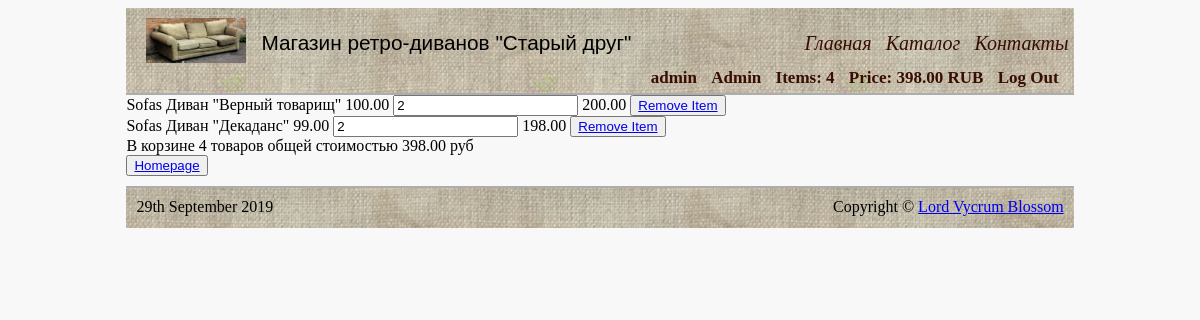
/basket/ (signed in), run on the app's committed database.
### authapp/models.py (models this page shows, shortened)
class ShopUser(AbstractUser):
    avatar = models.ImageField(upload_to='users_avatars', null=True, blank=True)
    age = models.PositiveIntegerField(verbose_name='Age', null=True, blank=True)
    def __str__(self):
        return self.username

### basketapp/models.py (models this page shows)
class Basket(models.Model):
    user = models.ForeignKey(settings.AUTH_USER_MODEL, on_delete=models.CASCADE, related_name='basket')
    product = models.ForeignKey(Product, on_delete=models.CASCADE)
    quantity = models.PositiveIntegerField(verbose_name='количество', default=0)
    add_datetime = models.DateTimeField(verbose_name='время', auto_now_add=True)
    @property
    def cost(self):
        return self.quantity * self.product.price

### mainapp/models.py (models this page shows, shortened)
class Product(models.Model):
    class Meta:
        verbose_name = 'Product'
        verbose_name_plural = 'Products'
    name = models.CharField(verbose_name='Product name', max_length=128)
    category = models.ForeignKey(ProductCategory, on_delete=models.CASCADE, related_name='category')
    small_image = models.ImageField(verbose_name='Catalog image', upload_to='products_images', blank=True)
    full_image = models.ImageField(verbose_name='Detail image', upload_to='products_images', blank=True)
    short_desc = models.CharField(verbose_name='Short description', max_length=100, blank=True)
    full_desc = models.TextField(verbose_name='Full description', blank=True)
    price = models.DecimalField(verbose_name='Price', max_digits=8, decimal_places=2, default=0)
    quantity = models.PositiveIntegerField(verbose_name='Stock quantity', default=0)

class ProductCategory(models.Model):
    class Meta:
        verbose_name = 'Product Category'
        verbose_name_plural = 'Product Categories'
    name = models.CharField(verbose_name="category name", max_length=100)
    description = models.CharField(verbose_name='category description', max_length=1000, null=True, blank=True)

### basketapp/views.py (the view)
# urls.py: path('', basketapp.basket, name='view'),
@login_required
def basket(request):
    return render(request, 'basketapp/basket.html')

### mainapp/context__processors.py (called while the page is built)
def get_categories(request):
    return {'all_categories': ProductCategory.objects.all()}

def get_basket(request):
    basket = []
    quantity = None
    total_price = None
    if request.user.is_authenticated:
        basket = request.user.basket.select_related('product__category').all()
        quantity = sum(list(map(lambda item: item.quantity, basket)))
        total_price = sum(list(map(lambda item: item.cost, basket)))
    return {
        'basket': basket,
        'basket_quantity': quantity,
        'basket_total_price': total_price
    }

### templates/basketapp/basket.html (shortened to what this page needs)
{% extends 'mainapp/base.html' %}
{% load static %}
{% block content %}
    <div class="basket_list">
        {% include 'basketapp/includes/inc_basket_list.html' %}
    </div>
    <button class="btn btn-round">
        <a href="{% url 'main' %}">
            Homepage
        </a>
    </button>
{% endblock content %}

### templates/mainapp/includes/inc_user.html (shortened to what this page needs)
<div class="user_auth">
    {% if user.is_authenticated %}
    <li>
        <a href="{% url 'auth:edit' %}">
            {{ user }}
        </a>
    </li>
    {% if user.is_superuser %}
    <li>
        <a href="{% url 'adminapp:admin_home' %}">Admin</a>
    </li>
    {% endif %}
    {% if basket %}
    <a href="{% url 'basket:view' %}" class="basket">
        <li>
            Items: {{ basket_quantity }}
        </li>
        <li>
            Price: {{ basket_total_price }} RUB
        </li>
    </a>
    {% endif %}
    <li>
        <a href="{% url 'auth:logout' %}">Log Out</a>
    </li>
    {% endif %}
</div>

### templates/basketapp/includes/inc_basket_list.html
{% for item in basket %}
    <div class="basket_record">
        <span class="category_name">{{ item.product.category.name }}</span>
        <span class="product_name">{{ item.product.name }}</span>
        <span class="product_price">{{ item.product.price }}</span>
        <input type="number" min="0" name="{{ item.pk }}" value="{{ item.quantity }}">
        <span class="product_cost">{{ item.cost }}</span>
        <button class="btn btn-round">
            <a href="{% url 'basket:remove' item.pk %}">Remove Item</a>
        </button>
    </div>
{% endfor %}
{% if basket %}
    <div class="basket_summary">
      В корзине {{ basket_quantity }} товаров общей стоимостью
                {{ basket_total_price }} руб
    </div>
{% endif %}

### static/css/style.css (style rules this page uses)
body { background-color: #f8f8f8; }
.user_auth { float: right; padding-right: 10px; }
.user_auth li { font-weight: 600; font-size: 17px; padding: 5px; }
.menu li a, .catalog li a, .categories li a, .user_auth li a, .basket { color: #380d02; text-decoration: none; }
.menu li, .catalog li, .categories li, .user_auth li { display: inline; }
input::placeholder, textarea::placeholder { color: darkslategray; font-size: 14px italic; }

### data on the page
ShopUser: username "admin"
Basket: product.category.name "Sofas", product.name "Диван \"Верный товарищ\"", product.price "100.00", quantity "2", cost "200.00"
Basket: product.category.name "Sofas", product.name "Диван \"Декаданс\"", product.price "99.00", quantity "2", cost "198.00"

### other printed values
{{ basket_quantity }} "4"
{{ basket_total_price }} "398.00"
